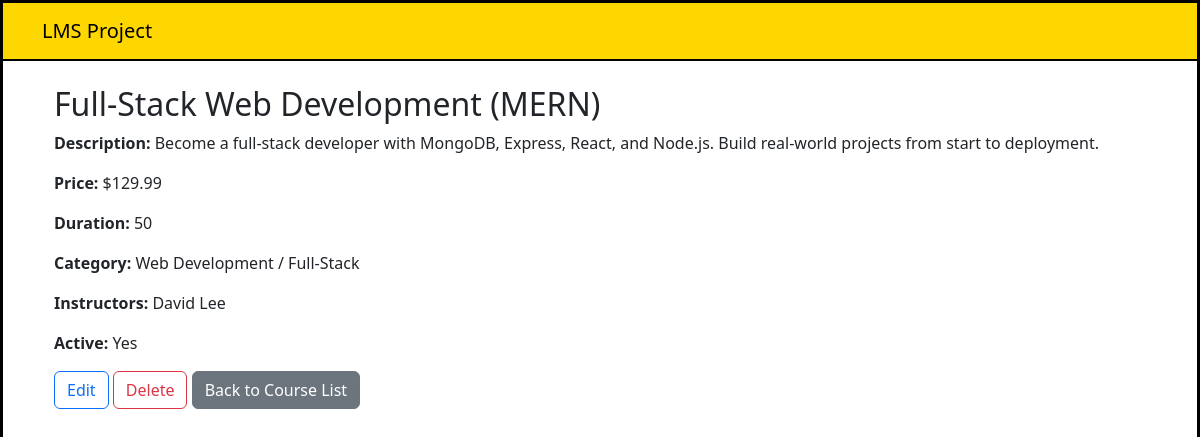
The page /courses/5/ (signed in) on the database its author committed.
### core/models.py (models this page shows, shortened)
class Course(models.Model):
    title = models.CharField(max_length=255)
    description = models.TextField(blank=True)
    banner = models.ImageField(upload_to='banners/', null=True, blank=True)
    price = models.FloatField()
    duration = models.IntegerField(help_text="Duration in hours")
    category = models.ForeignKey(Category, on_delete=models.CASCADE)
    instructors = models.ManyToManyField(User)
    is_active = models.BooleanField(default=True)
    created_at = models.DateTimeField(auto_now_add=True)
    updated_at = models.DateTimeField(auto_now=True)

class Category(models.Model):
    title = models.CharField(max_length=255)
    description = models.TextField(blank=True)
    is_active = models.BooleanField(default=True)
    created_at = models.DateTimeField(auto_now_add=True)
    updated_at = models.DateTimeField(auto_now=True)

### core/views.py (the view)
# urls.py: path('courses/<int:pk>/', views.course_detail, name='course_detail'),
@staff_member_required
def course_detail(request, pk):
    course = get_object_or_404(Course, pk=pk)
    return render(request, 'core/course/detail.html', {'course': course})

### core/templates/core/course/detail.html
{% extends 'base.html' %}
{% block content %}
<div class="container mt-4">
    <h2>{{ course.title }}</h2>
    <p><strong>Description:</strong> {{ course.description }}</p>
    <p><strong>Price:</strong> ${{ course.price }}</p>
    <p><strong>Duration:</strong> {{ course.duration }}</p>
    <p><strong>Category:</strong> {{ course.category.title }}</p>
    <p><strong>Instructors:</strong>
        {% for instructor in course.instructors.all %}
            {{ instructor.username }}{% if not forloop.last %}, {% endif %}
        {% empty %}
            <em>No instructors assigned</em>
        {% endfor %}
    </p>
    <p><strong>Active:</strong> {{ course.is_active|yesno:"Yes,No" }}</p>
    <a href="{% url 'course_update' course.pk %}" class="btn btn-outline-primary">Edit</a>
    <a href="{% url 'course_delete' course.pk %}" class="btn btn-outline-danger">Delete</a>
    <a href="{% url 'course_list' %}" class="btn btn-secondary">Back to Course List</a>
</div>
{% endblock %}

### core/templates/base.html (style rules this page uses)
body { background-color: white; border: 3px solid black; min-height: 100vh; }

### rows shown on the page
Course: title "Full-Stack Web Development (MERN)", description "Become a full-stack developer with MongoDB, Express, React, and Node.js. Build real-world projects from start to deployment.", price "129.99", duration "50", category "Web Development / Full-Stack", is_active "Yes"

### other values the page prints
{{ instructor.username }} "David Lee"
